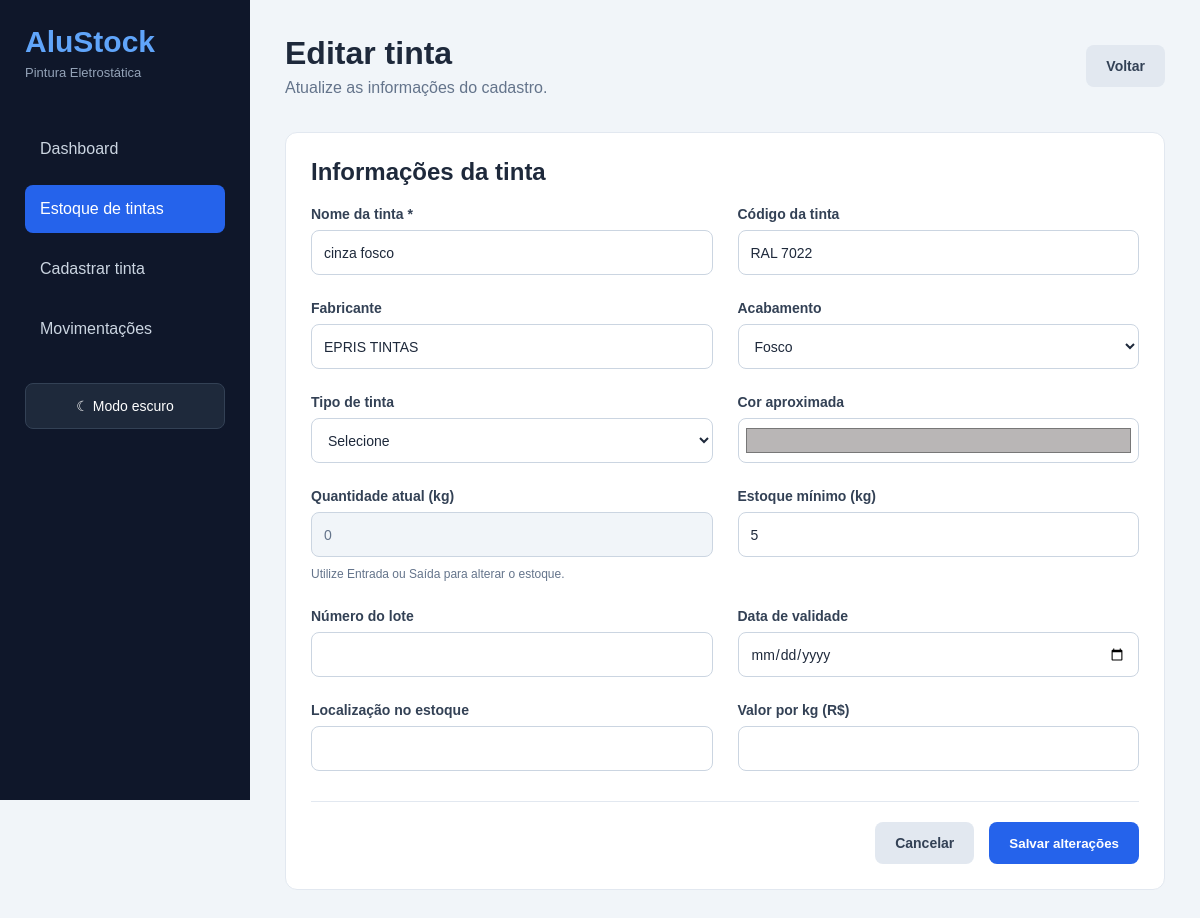
Screenshot of /editar.php?id=1 with the database file from the repository.
### tables this page shows
CREATE TABLE tintas (
    id INT AUTO_INCREMENT PRIMARY KEY,
    nome VARCHAR(100) NOT NULL,
    codigo VARCHAR(50) NOT NULL,
    fabricante VARCHAR(100),
    acabamento VARCHAR(50),
    tipo VARCHAR(50),
    quantidade DECIMAL(10,3) DEFAULT 0,
    estoque_minimo DECIMAL(10,3) DEFAULT 5,
    lote VARCHAR(50),
    validade DATE,
    localizacao VARCHAR(100),
    cor_hex VARCHAR(7) DEFAULT '#FFFFFF',
    valor_kg DECIMAL(10,2),
    data_cadastro TIMESTAMP DEFAULT CURRENT_TIMESTAMP
);

### editar.php (the view, shortened to what this page needs)
<?php
require_once "config/conexao.php";
$id = filter_input(INPUT_GET, "id", FILTER_VALIDATE_INT);
$stmt = $pdo->prepare("SELECT * FROM tintas WHERE id = ?");
$stmt->execute([$id]);
$tinta = $stmt->fetch(PDO::FETCH_ASSOC);
function texto($valor) {
    return htmlspecialchars(
        (string) ($valor ?? ""),
        ENT_QUOTES,
        "UTF-8"
    );
}
?>
<!DOCTYPE html>
<html lang="pt-BR">
<head>
    <link rel="stylesheet"
        href="/site-fast/estoque-tintas/css/style.css?v=6">
</head>
<body>
    <aside class="sidebar">
        <div class="logo">
            <h2>AluStock</h2>
            <p>Pintura Eletrostática</p>
        </div>
        <nav>
            <a href="index.php">Dashboard</a>
            <a href="estoque.php" class="ativo">Estoque de tintas</a>
            <a href="cadastrar.php">Cadastrar tinta</a>
            <a href="movimentacoes.php">Movimentações</a>
        </nav>
    </aside>
    <main class="conteudo">
        <header class="cabecalho">
            <div>
                <h1>Editar tinta</h1>
                <p>Atualize as informações do cadastro.</p>
            </div>
            <a href="estoque.php" class="botao-secundario">
                Voltar
            </a>
        </header>
        <section class="painel">
            <h2>Informações da tinta</h2>
            <form method="POST">
                <div class="form-grid">
                    <div class="campo">
                        <label>Nome da tinta *</label>
                        <input type="text" name="nome"
                            value="<?= texto($tinta['nome']) ?>"
                            required>
                    </div>
                    <div class="campo">
                        <label>Código da tinta</label>
                        <input type="text" name="codigo"
                            value="<?= texto($tinta['codigo']) ?>">
                    </div>
                    <div class="campo">
                        <label>Fabricante</label>
                        <input type="text" name="fabricante"
                            value="<?= texto($tinta['fabricante']) ?>">
                    </div>
                    <div class="campo">
                        <label>Acabamento</label>
                        <select name="acabamento">
                            <?php
                            $acabamentos = [
                                "Fosco",
                                "Brilhante",
                                "Semibrilho",
                                "Acetinado",
                                "Texturizado",
                                "Metalizado",
                                "Outro"
                            ];
                            foreach ($acabamentos as $item):
                            ?>
                                <option value="<?= texto($item) ?>"
                                    <?= $tinta['acabamento'] === $item
                                        ? 'selected' : '' ?>>
                                    <?= texto($item) ?>
                                </option>
                            <?php endforeach; ?>
                        </select>
                    </div>
                    <div class="campo">
                        <label>Tipo de tinta</label>
                        <select name="tipo">
                            <option value="">Selecione</option>
                        </select>
                    </div>
                    <div class="campo">
                        <label>Cor aproximada</label>
                        <input type="color" name="cor_hex"
                            value="<?= texto($tinta['cor_hex'] ?: '#000000') ?>">
                    </div>
                    <div class="campo">
                        <label>Quantidade atual (kg)</label>
                        <input type="number"
                            value="<?= texto($tinta['quantidade']) ?>"
                            readonly>
                        <small>
                            Utilize Entrada ou Saída para alterar o estoque.
                        </small>
                    </div>
                    <div class="campo">
                        <label>Estoque mínimo (kg)</label>
                        <input type="number" name="estoque_minimo"
                            step="0.001" min="0"
                            value="<?= texto($tinta['estoque_minimo']) ?>">
                    </div>
                    <div class="campo">
                        <label>Número do lote</label>
                        <input type="text" name="lote"
                            value="<?= texto($tinta['lote']) ?>">
                    </div>
                    <div class="campo">
                        <label>Data de validade</label>
                        <input type="date" name="validade"
                            value="<?= texto($tinta['validade']) ?>">
                    </div>
                    <div class="campo">
                        <label>Localização no estoque</label>
                        <input type="text" name="localizacao"
                            value="<?= texto($tinta['localizacao']) ?>">
                    </div>
                    <div class="campo">
                        <label>Valor por kg (R$)</label>
                        <input type="number" name="valor_kg"
                            step="0.01" min="0"
                            value="<?= texto($tinta['valor_kg']) ?>">
                    </div>
                </div>
                <div class="form-acoes">
                    <a href="estoque.php" class="botao-secundario">
                        Cancelar
                    </a>
                    <button type="submit" class="botao">
                        Salvar alterações
                    </button>
                </div>
            </form>
        </section>
    </main>
</body>
</html>

### css/style.css (style rules this page uses)
* { margin: 0; padding: 0; box-sizing: border-box; font-family: Arial, Helvetica, sans-serif; }
body { background: #f1f5f9; color: #1e293b; }
.sidebar { width: 250px; height: 100vh; background: #0f172a; color: white; position: fixed; padding: 25px; }
.logo { margin-bottom: 45px; }
.logo h2 { font-size: 30px; color: #60a5fa; }
.logo p { font-size: 13px; color: #94a3b8; margin-top: 6px; }
.sidebar nav { display: flex; flex-direction: column; gap: 12px; }
.sidebar nav a { color: #cbd5e1; text-decoration: none; padding: 15px; border-radius: 8px; transition: 0.2s; }
.sidebar nav a:hover, .sidebar nav a.ativo { background: #2563eb; color: white; }
.conteudo { margin-left: 250px; padding: 35px; }
.cabecalho { display: flex; justify-content: space-between; align-items: center; margin-bottom: 35px; gap: 20px; }
.cabecalho h1 { font-size: 32px; }
.cabecalho p { color: #64748b; margin-top: 7px; }
.botao { background: #2563eb; color: white; text-decoration: none; padding: 13px 20px; border-radius: 8px; border: none; cursor: pointer; font-weight: bold; }
.painel { background: white; padding: 25px; border-radius: 12px; border: 1px solid #e2e8f0; }
.painel h2 { margin-bottom: 20px; }
.form-grid { display: grid; grid-template-columns: repeat(2, 1fr); gap: 25px; }
.campo { display: flex; flex-direction: column; gap: 8px; }
.campo label { font-size: 14px; font-weight: bold; color: #334155; }
.campo input, .campo select { width: 100%; height: 45px; padding: 12px; border: 1px solid #cbd5e1; border-radius: 8px; background: #ffffff; color: #1e293b; font-size: 14px; outline: none; transition: 0.2s; }
.campo input[type="color"] { padding: 5px; cursor: pointer; }
.form-acoes { display: flex; justify-content: flex-end; gap: 15px; margin-top: 30px; padding-top: 20px; border-top: 1px solid #e2e8f0; }
.botao-secundario { display: inline-block; padding: 13px 20px; background: #e2e8f0; color: #334155; border-radius: 8px; text-decoration: none; font-size: 14px; font-weight: bold; }
.campo input[readonly] { background: #f1f5f9; color: #64748b; cursor: not-allowed; }
.campo small { color: #64748b; font-size: 12px; line-height: 1.5; }
.sidebar { overflow-y: auto; }

### rows the page displays
tintas: nome "cinza fosco", codigo "RAL 7022", fabricante "EPRIS TINTAS", cor_hex "#b9b6b6", quantidade "0", estoque_minimo "5"

### other values shown
form field acabamento "Fosco"
